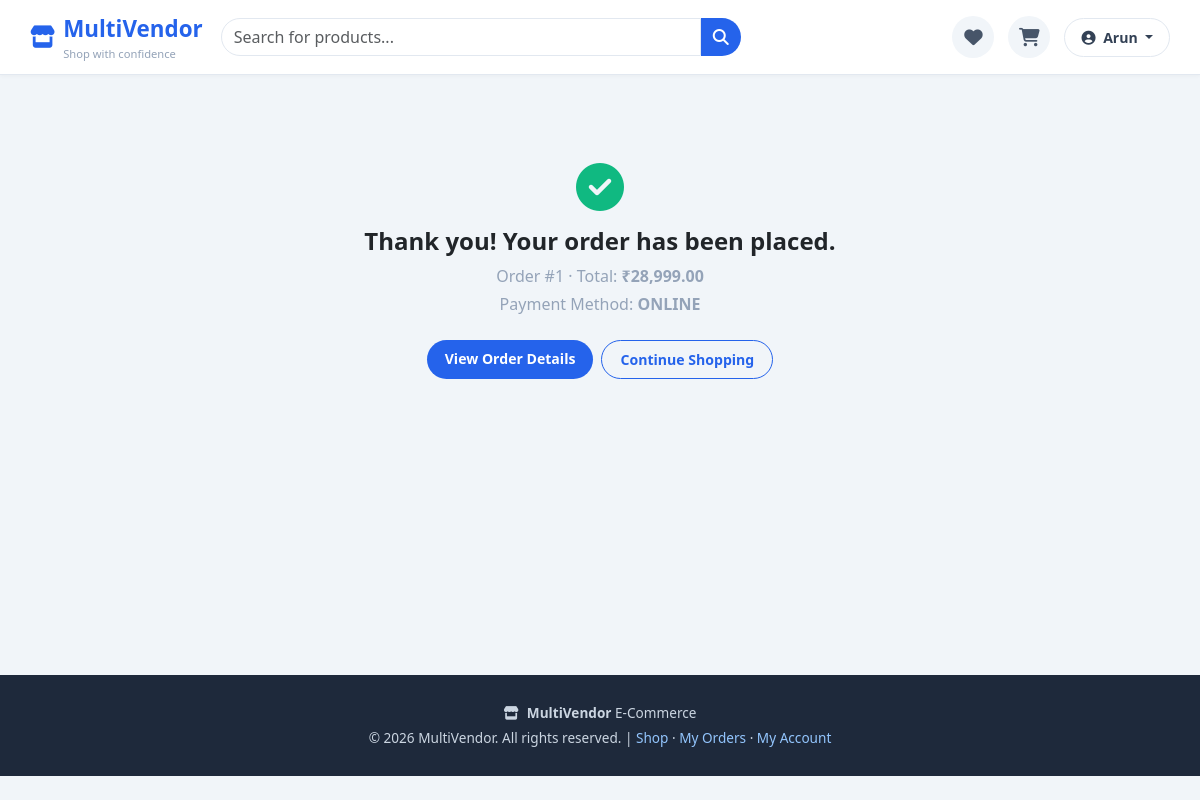
/customer/pages/order_success.php?id=1 (signed in), run on the app's committed database.
### tables this page shows
CREATE TABLE IF NOT EXISTS orders (
    id INT AUTO_INCREMENT PRIMARY KEY,
    customer_id INT,
    total_amount DECIMAL(10,2) NOT NULL,
    payment_method ENUM('cod','online','upi','card') DEFAULT 'cod',
    payment_status ENUM('pending','paid','failed') DEFAULT 'pending',
    status ENUM('pending','processing','shipped','delivered','cancelled') DEFAULT 'pending',
    shipping_address TEXT,
    notes TEXT,
    created_at TIMESTAMP DEFAULT CURRENT_TIMESTAMP,
    FOREIGN KEY (customer_id) REFERENCES customers(id) ON DELETE SET NULL
);

### customer/includes/db.php (called while the page is built, shortened)
<?php
function getCustomerId() {
    return $_SESSION['customer_id'] ?? null;
}
?>

### customer/pages/order_success.php (the view, shortened to what this page needs)
<?php
require_once '../includes/db.php';
$cid = getCustomerId();
$id  = isset($_GET['id']) && is_numeric($_GET['id']) ? (int)$_GET['id'] : 0;
$order = mysqli_fetch_assoc(mysqli_query($conn, "SELECT * FROM orders WHERE id=$id AND customer_id=$cid LIMIT 1"));
require_once '../includes/header.php';
?>
<div class="empty-state">
    <i class="fas fa-check-circle" style="color:#10b981;"></i>
    <h4 class="fw-bold text-dark">Thank you! Your order has been placed.</h4>
    <p class="mb-1">Order #<?php echo $order['id']; ?> · Total: <strong>₹<?php echo number_format($order['total_amount'], 2); ?></strong></p>
    <p class="mb-4">Payment Method: <strong><?php echo strtoupper($order['payment_method']); ?></strong></p>
    <div class="d-flex justify-content-center gap-2">
        <a href="order_detail.php?id=<?php echo $order['id']; ?>" class="btn-store">View Order Details</a>
        <a href="home.php" class="btn-store-outline">Continue Shopping</a>
    </div>
</div>
<?php require_once '../includes/footer.php'; ?>

### customer/css/customer.css (style rules this page uses)
:root { --brand: #2563eb; --brand-dark: #1d4ed8; --accent: #f97316; --card-shadow: 0 2px 12px rgba(0,0,0,0.06); }
* { box-sizing: border-box; }
body { font-family: 'Segoe UI', sans-serif; background: #f1f5f9; margin: 0; padding: 0; }
a { text-decoration: none; }
.btn-store-outline { border-radius: 50px; border: 1.5px solid var(--brand); color: var(--brand); padding: 8px 18px; font-weight: 600; font-size: 0.88rem; }
.btn-store { border-radius: 50px; border: none; background: var(--brand); color: #fff; padding: 8px 18px; font-weight: 600; font-size: 0.88rem; }
.empty-state { text-align: center; padding: 60px 20px; color: #94a3b8; }
.empty-state i { font-size: 3rem; margin-bottom: 16px; display: block; }

### data on the page
orders: id "1", total_amount "28,999.00", payment_method "ONLINE"

### other printed values
explode(' ', $_SESSION['customer_name'])[0] "Arun"
